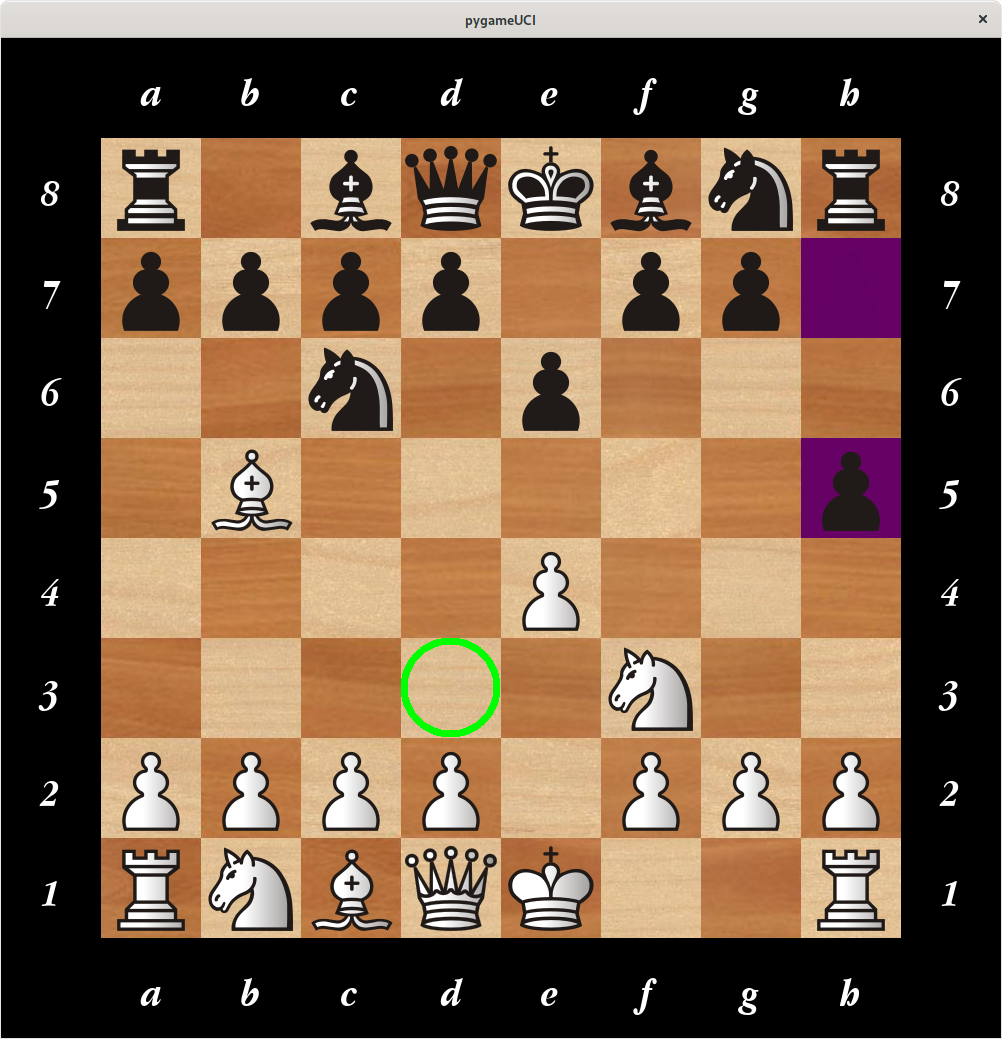

Source code (Python):
#!/usr/bin/env python3

# pygameUCI, an UCI chess frontend for use with USB joysticks or gamepads

import pygame
from PIL import Image, ImageDraw
import chess, chess.engine, chess.pgn
import sys

# Open an UCI chess engine
if "ntc" in sys.argv:
        engine = chess.engine.SimpleEngine.popen_uci("../nimTUROCHAMP/ntc")
        limit = chess.engine.Limit()
else:
        engine = chess.engine.SimpleEngine.popen_uci("/usr/bin/stockfish")
        limit = chess.engine.Limit(time = 1)    # calculate for one second

hicolor = (100, 0, 100, 100)       # highlight color (RGBA)
curx, cury = 4, 1       # cursor initial position

# Do not change these
w, h = 100, 100         # tile dimensions
rotate = False          # Black plays from bottom?

pygame.init()
screen = pygame.display.set_mode((1000, 1000))
pygame.display.set_caption("pygameUCI")

joystick_count = pygame.joystick.get_count()

clock = pygame.time.Clock()
pygame.joystick.init()

ib = Image.open("img/maple.png").convert("RGBA")

b = chess.Board()
res = b.result()
oldmove = ()
result = None

# human plays Black?
if "black" in sys.argv:
        player = False
        rotate = True
        curx, cury = 4, 6
else: player = True

done = False
lim = .8        # minimum joystick movement needed to register
selected = -1   # selected "from" square
target = []     # possible "to" squares for move
cmove = []      # computer move highlights

def getpos(x, y):
        "Board coordinates to screen coordinates"
        if rotate:
                return (700 - 100 * x, 100 * y)
        else:
                return (100 * x, 700 - 100 * y)

def blit(im, pos):
        "Copy image im to position pos"

        data = im.tobytes()
        mode = im.mode
        size = im.size
        image = pygame.image.fromstring(data, size, mode)
        screen.blit(image, (pos[0] + 100, pos[1] + 100))

def put(fn, pos, highlight = False, cursor = False):
        "Display piece image with file name fn at position pos with offset xoff/yoff"
        if fn:
                im = Image.open(fn).convert("RGBA")
                if highlight:
                        ib_crop = Image.new('RGBA', (w, h), hicolor)
                else:
                        ib_crop = ib.crop((pos[0], pos[1], pos[0] + w, pos[1] + h))
                im = Image.alpha_composite(ib_crop, im)
        else:
                if highlight:
                        im = Image.new('RGBA', (w, h), hicolor)
                else:
                        im = ib.crop((pos[0], pos[1], pos[0] + w, pos[1] + h))

        if cursor:
                draw = ImageDraw.Draw(im)
                ccol = (0, 0, 255, 200)
                if selected > -1:
                        index = 8 * cury + curx
                        if index in target: ccol = (0, 255, 0, 200)
                        else: ccol = (255, 0, 0, 200)
                if res == "*":
                        draw.ellipse((0, 0, 99, 99), outline = ccol, width = 7)
        blit(im, pos)

def draw_square(b, i, highlight = False):
        "Draw a square on the board"
        x = chess.square_file(i)
        y = chess.square_rank(i)
        p = b.piece_at(8 * y + x)
        if curx == x and cury == y: cursor = True
        else: cursor = False
        if i in cmove: highlight = True
        if p:
                if p.color: col = "w"
                else: col = "b"
                fn = "img/" + col + p.symbol().upper() + ".png"
                put(fn, getpos(x, y), highlight = highlight, cursor = cursor)
        else:
                put("", getpos(x, y), highlight = highlight, cursor = cursor)

def draw_board(b):
        "Draw complete chessboard on screen"
        for i in range(64):
                draw_square(b, i)

def draw_labels():
        "Draw board labels"
        for x in range(8):
                im = Image.open("img/%s.png" % chr(97 + x)).convert("RGBA")

                pos = getpos(x, -1)
                blit(im, pos)

                pos = getpos(x, 8)
                blit(im, pos)

        for y in range(8):
                im = Image.open("img/%s.png" % chr(49 + y)).convert("RGBA")

                pos = getpos(-1, y)
                blit(im, pos)

                pos = getpos(8, y)
                blit(im, pos)

def rot():
        "Determine cursor movement direction"
        if rotate: return -1
        else: return 1

def write_pgn():
        "Export current game to PGN file"
        game = chess.pgn.Game.from_board(b)
        with open("game.pgn", 'w') as pgnfile:
                pgnfile.write(str(game) + '\n\n\n')

while not done:
        for event in pygame.event.get():
                if event.type == pygame.QUIT:
                        done = True
        
                if event.type == pygame.JOYBUTTONDOWN:
                        index = 8 * cury + curx
                        p = b.piece_at(index)

                        # pick up piece
                        if p and p.color == player and selected < 0:
                                selected = index
                                target = []
                                moves = b.legal_moves
                                for m in moves:
                                        if m.from_square == selected:
                                                target.append(m.to_square)
                                if len(target) == 0:
                                        selected = -1
                        # set down piece
                        if selected >= 0 and index in target:
                                moves = b.legal_moves
                                for m in moves:
                                        if m.from_square == selected and m.to_square == index:
                                                b.push(m)
                                                selected = -1
                                                target = []
                                                write_pgn()
                                                break

        for i in range(joystick_count):
                joystick = pygame.joystick.Joystick(i)
                joystick.init()
                name = joystick.get_name()

                axis = joystick.get_axis(0)     # left-right
                if axis > lim:
                        curx += 1 * rot()
                if axis < -lim:
                        curx -= 1 * rot()
                axis = joystick.get_axis(1)     # up-down
                if axis > lim :
                        cury -= 1 * rot()
                if axis < -lim:
                        cury += 1 * rot()
                curx = min(max(0, curx), 7)
                cury = min(max(0, cury), 7)

        draw_board(b)
        draw_labels()
        pygame.display.flip()

        # computer move
        if b.turn != player and len(list(b.legal_moves)):
                result = engine.play(b, limit)
                mm = result.move
                cmove = (mm.from_square, mm.to_square)
                b.push(mm)
                write_pgn()
        draw_board(b)
        draw_labels()
        pygame.display.flip()

        res = b.result()
        if res != "*":
                if res == "1-0":
                        pygame.display.set_caption("pygameUCI -- White wins")
                if res == "0-1":
                        pygame.display.set_caption("pygameUCI -- Black wins")
                if res == "1/2-1/2":
                        pygame.display.set_caption("pygameUCI -- Draw")
        clock.tick(5)   # limit frame rate to 5 FPS


engine.quit()

pygame.quit()
